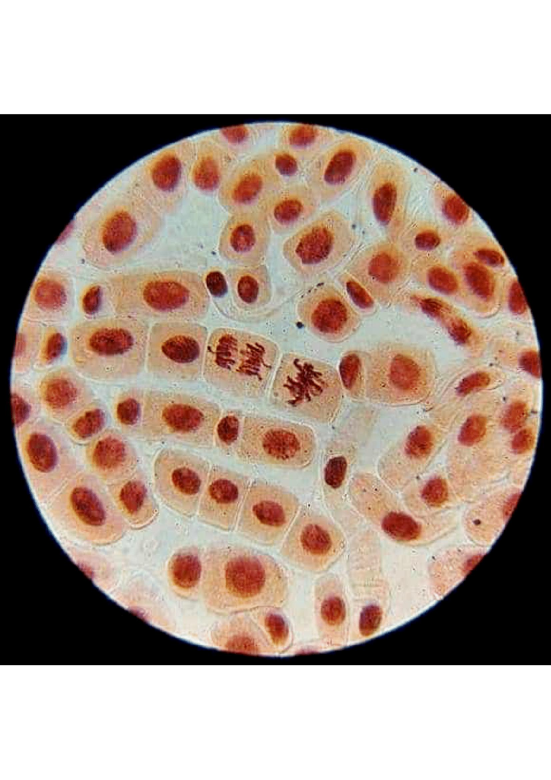
#> input picture image.jpg, 1653 x 2338 px (shown at 1/3 size); its folder holds only this picture in this run
$ python -i detection.py   (imports and definitions only)
#> lines starting #> are read from the running program, lines starting #| are printed output that depends on the picture; after the words box and inside, x2 and y2 are one past the last pixel; in counts of white or black regions, pixels touching at a corner belong together
import sys
import os

# Adicionar o diretório atual
# [1 line not run here, left out]
sys.path.append(os.getcwd()+"/pages")

import streamlit as st
from glob import glob
from streamlit_image_annotation2 import detection
import cv2
import numpy as np
import matplotlib.pyplot as plt

# [7 lines not run here, left out]
#########
def get_bounds(img_path):
#> called with img_path = '../image.jpg'
    img = cv2.imread(img_path)
#> img is the input picture: shape (2338, 1653, 3); mean B, G, R 143.5, 154.6, 172.7

    gray_img = cv2.cvtColor(img, cv2.COLOR_BGR2GRAY)
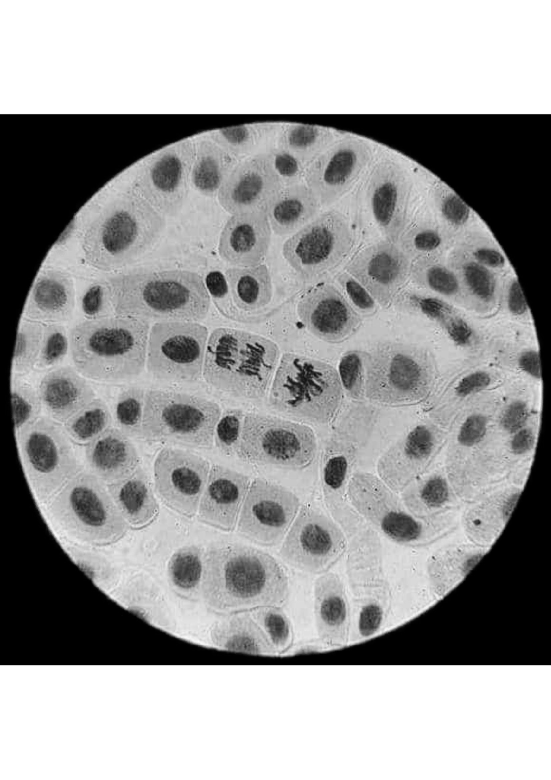
#> gray_img: shape (2338, 1653) (shown at 1/3 size); min 0, max 255, mean 158.8

    output_image = img

    min_area = 2500
    max_area = 20000

    def find_best_threshold(gray_img):

        threshold_range = range(75,200, 5)
        best_threshold = 0
        max_detected_boxes = 0

        for threshold in threshold_range:

            _, binary_img = cv2.threshold(gray_img, threshold, 255, cv2.THRESH_BINARY_INV)

            contours, _ = cv2.findContours(binary_img, cv2.RETR_LIST, cv2.CHAIN_APPROX_SIMPLE)

            count_boxes = 0

            for cnt in contours:

                area = cv2.contourArea(cnt)

                if area < min_area or area > max_area:
                    continue

                count_boxes += 1

            if count_boxes > max_detected_boxes:
                max_detected_boxes = count_boxes
                best_threshold = threshold
#> this loop made 25 passes
#> pass 1, in find_best_threshold, `_, binary_img = cv2.threshold(gray_img, threshold, 255, cv2.THRESH_BIN..`:
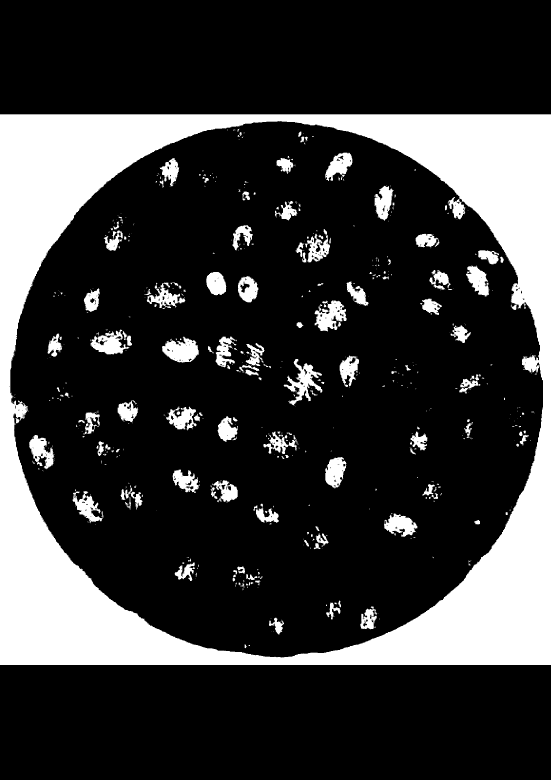
#> binary_img: shape (2338, 1653) (shown at 1/3 size); 22.3% white; 749 white regions (537 under 20 px), largest, box (x1, y1, x2, y2) and area: (0, 343, 1653, 1995) 727305, (486, 1010, 596, 1089) 5542, (851, 1077, 967, 1216) 5438
#> pass 2, in find_best_threshold, `_, binary_img = cv2.threshold(gray_img, threshold, 255, cv2.THRESH_BIN..`:
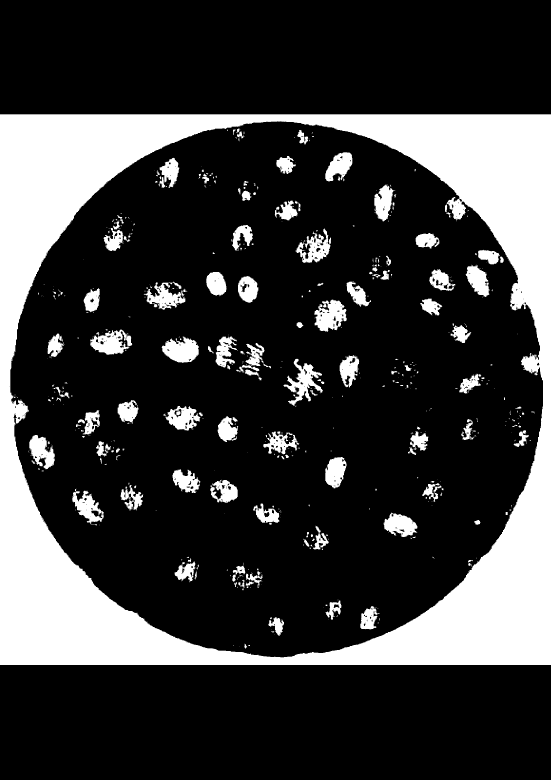
#> binary_img: shape (2338, 1653) (shown at 1/3 size); 23.2% white; 730 white regions (524 under 20 px), largest, box (x1, y1, x2, y2) and area: (0, 343, 1653, 1995) 730074, (942, 899, 1041, 995) 6030, (485, 1010, 596, 1089) 5875
#> pass 3, in find_best_threshold, `_, binary_img = cv2.threshold(gray_img, threshold, 255, cv2.THRESH_BIN..`:
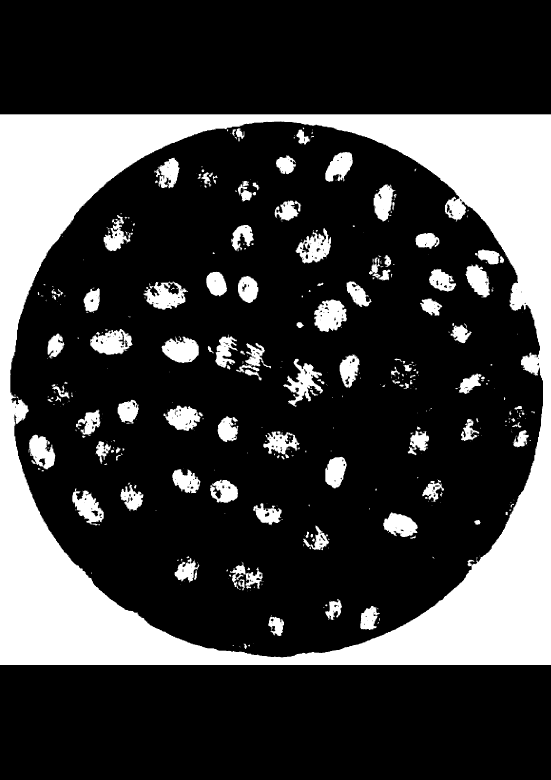
#> binary_img: shape (2338, 1653) (shown at 1/3 size); 24% white; 592 white regions (407 under 20 px), largest, box (x1, y1, x2, y2) and area: (0, 343, 1653, 1995) 732990, (942, 898, 1041, 996) 6670, (271, 987, 398, 1064) 6266
#> after the loop:
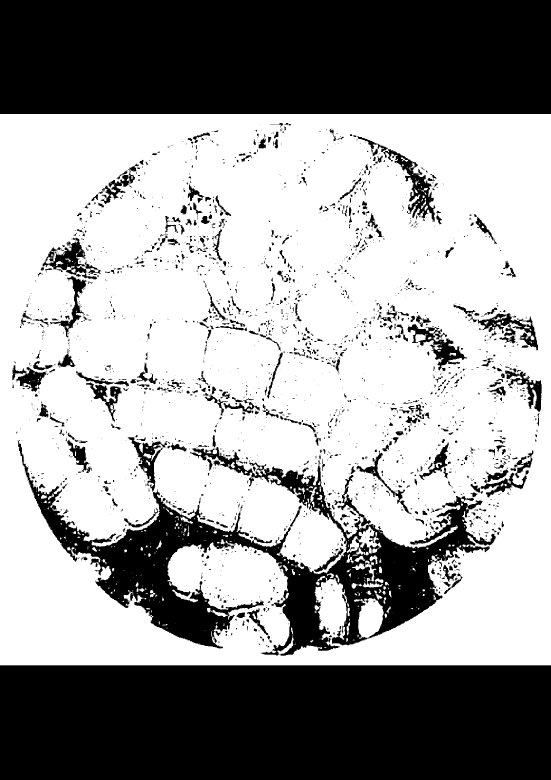
#> binary_img: shape (2338, 1653) (shown at 1/3 size); 61.2% white; 2684 black regions (1916 under 20 px), largest, box (x1, y1, x2, y2) and area: (0, 0, 1653, 342) 565326, (0, 1996, 1653, 2338) 565326, (54, 1322, 1489, 1967) 224138
#> after the loop, best_threshold = 105; max_detected_boxes = 58

        return best_threshold

    threshold = find_best_threshold(gray_img)
#> threshold = 105

    _, binary_img = cv2.threshold(gray_img, threshold, 255, cv2.THRESH_BINARY_INV)
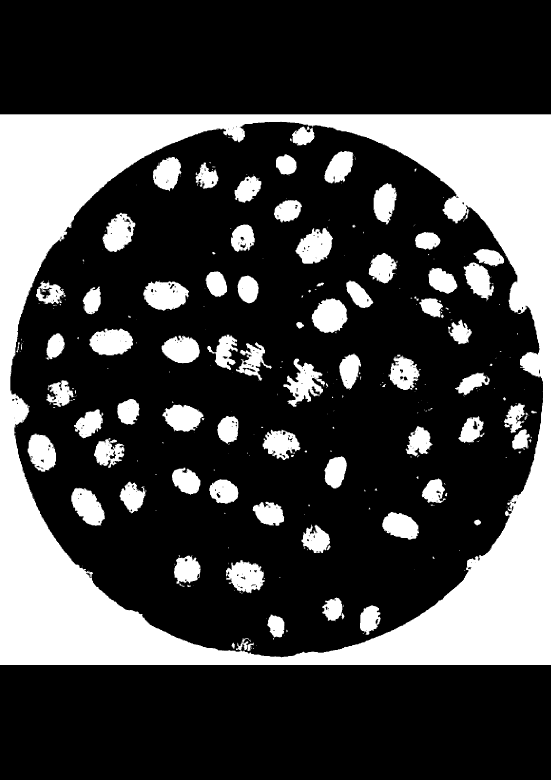
#> binary_img: shape (2338, 1653) (shown at 1/3 size); 26.8% white; 440 white regions (330 under 20 px)
    contours, _ = cv2.findContours(binary_img, cv2.RETR_LIST, cv2.CHAIN_APPROX_SIMPLE)
#> contours = 1012 contours, 803 with area under 20; largest, box (x1, y1, x2, y2) and area: (0, 343, 1653, 1995) 2727452, (30, 364, 1630, 1973) 1988926, (430, 843, 567, 932) 8826, (935, 895, 1043, 999) 7958, (268, 986, 399, 1066) 7863

    result = {
        "bboxes" : [],
        "labels" : []
    }

    for cnt in contours:

        area = cv2.contourArea(cnt)

        if area < min_area or area > max_area:
            continue

        x, y, w, h = cv2.boundingRect(cnt)

        result['bboxes'].append([x, y, w, h])
        result['labels'].append(0)
#> this loop made 1012 passes
#> area on passes 6, 8, 12: 168.5, 84.5, 433.5

    return result
#########


label_list = ['interfase',  'profase', 'metafase', 'anafase' ,'telofase']

if st.session_state['example_images']:
    images_path = "./uploaded_images"
else:
    images_path = st.session_state['images_path']

image_path_list = glob(f"{images_path}/*.jpg")
# [5 lines not run here, left out]

# [1 line that did not run here, left out]

# [1 line that did not run here, left out]

# [49 lines not run here, left out]


#st.json(st.session_state['result_dict'])

>>> result = get_bounds('../image.jpg')
